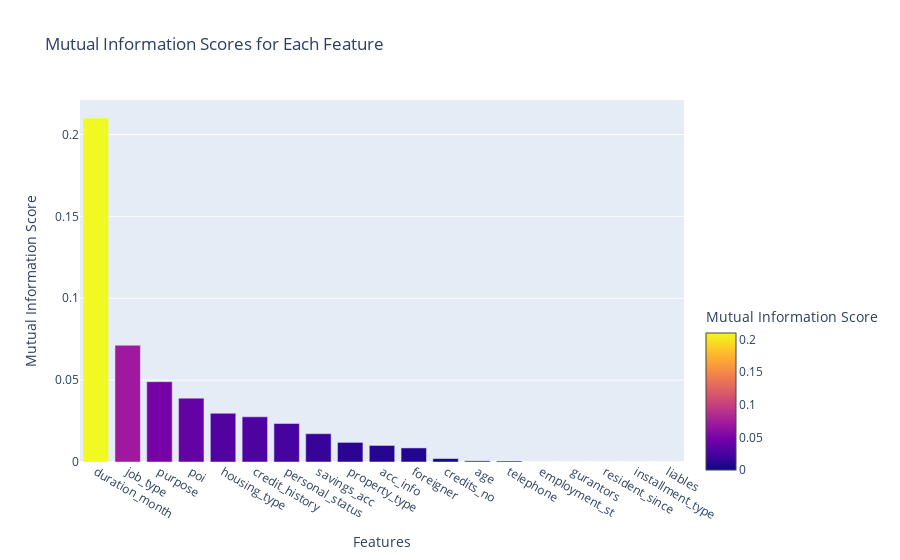

Write notebook code for a chart like this one.
### Code cell
sorted_mi_scores = sorted(zip(x.columns, mi_scores), key=lambda x: x[1], reverse=True)
sorted_columns = [x[0] for x in sorted_mi_scores]
sorted_scores = [x[1] for x in sorted_mi_scores]

colorscale = 'Viridis'

fig = go.Figure(data=[go.Bar(x=sorted_columns, y=sorted_scores, marker=dict(color=sorted_scores, colorbar=dict(title='Mutual Information Score', len=0.5, y=0.2)))])

fig.update_layout(title='Mutual Information Scores for Each Feature',
                  xaxis_title='Features',
                  yaxis_title='Mutual Information Score')

fig.show()

### Figure 1 — Plotly figure (JSON) as saved in the notebook; plotly's stock layout.template omitted (floating-point values rounded to 4 significant figures)
{"data": [{"marker": {"color": [0.21, 0.07132, 0.04907, 0.03899, 0.02974, 0.0276, 0.02352, 0.01729, 0.01198, 0.01011, 0.008604, 0.002088, 0.0006851, 0.000611, 0, 0, 0, 0, 0], "colorbar": {"len": 0.5, "title": {"text": "Mutual Information Score"}, "y": 0.2}}, "type": "bar", "x": ["duration_month", "job_type", "purpose", "poi", "housing_type", "credit_history", "personal_status", "savings_acc", "property_type", "acc_info", "foreigner", "credits_no", "age", "telephone", "employment_st", "gurantors", "resident_since", "installment_type", "liables"], "y": [0.21, 0.07132, 0.04907, 0.03899, 0.02974, 0.0276, 0.02352, 0.01729, 0.01198, 0.01011, 0.008604, 0.002088, 0.0006851, 0.000611, 0, 0, 0, 0, 0]}], "layout": {"title": {"text": "Mutual Information Scores for Each Feature"}, "xaxis": {"title": {"text": "Features"}}, "yaxis": {"title": {"text": "Mutual Information Score"}}}}
